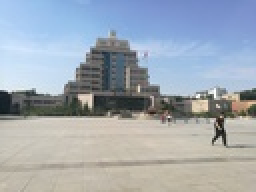
%> input picture code/作业1/data/IMG_20180611_163550.jpg, 128 x 96 px, shrunk from 3968 x 2976 before the run (shown 2 times larger); its folder holds 4 pictures in this run
$ octave MATLAB_structure_from_motion_From_Multiple_Views.m   (GNU Octave 9; MATLAB toolbox functions it lacks are replaced by stand-ins)
%> lines starting %> are read from the running program, lines starting %| are printed output that depends on the picture
%% Read the Input Image Sequence
% imageDir = fullfile(toolboxdir('vision'), 'visiondata', ...
%       'structureFromMotion');
imageDir = '.\data';
imds = imageDatastore(imageDir);

% Display the images.
figure
montage(imds.Files, 'Size', [3, 2]);
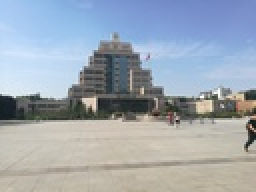
%> input picture code/作业1/data/IMG_20180611_163551.jpg, 128 x 96 px, shrunk from 3968 x 2976 before the run (shown 2 times larger)
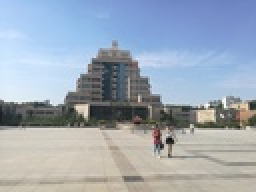
%> input picture code/作业1/data/IMG_20180611_163601.jpg, 128 x 96 px, shrunk from 3968 x 2976 before the run (shown 2 times larger)
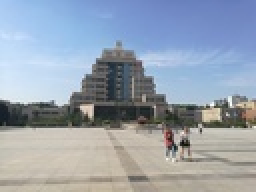
%> input picture code/作业1/data/IMG_20180611_163601_2.jpg, 128 x 96 px, shrunk from 3968 x 2976 before the run (shown 2 times larger)
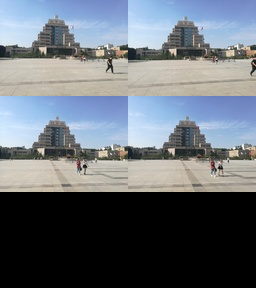
%> displayed picture: size 288x256x3, on the screen's scale of 0 to 255; mean R, G, B 104.3, 111.1, 118.9

% Convert the images to grayscale.
images = cell(1, numel(imds.Files));
for i = 1:numel(imds.Files)
    I = readimage(imds, i);
%> I is the input picture: size 96x128x3 uint8; mean R, G, B 159.9, 169, 178.6
    images{i} = rgb2gray(I);
end

title('Input Image Sequence');
%> (the run ends here)
